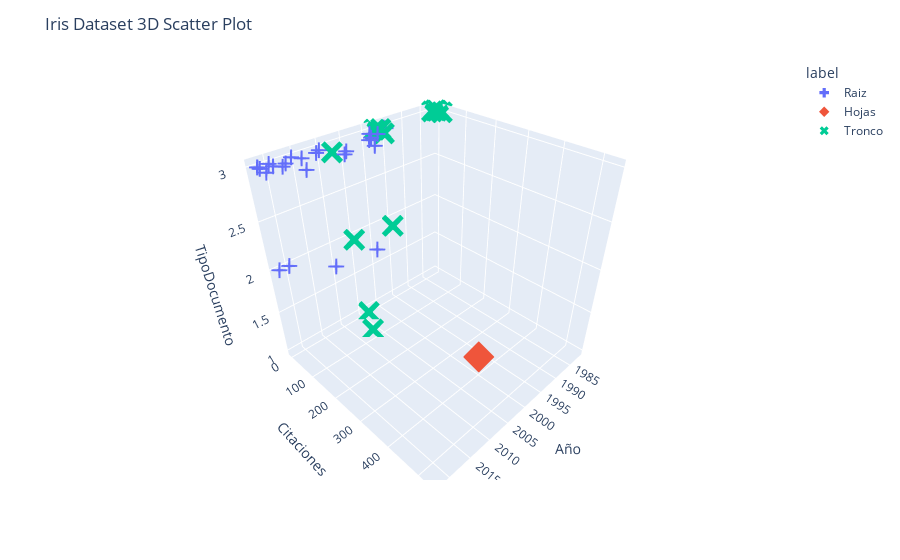

Notebook source saved alongside this figure:
### Code cell
fig = px.scatter_3d(data, x='PY', y='TC', z='DT',
                    color='label', symbol='label', size_max=10,
                    symbol_map={'Raiz': 'cross', 'Tronco': 'x', 'Hojas': 'diamond'})
fig.update_layout(title='Iris Dataset 3D Scatter Plot', scene=dict(xaxis_title='Año',
                                                                  yaxis_title='Citaciones',
                                                                  zaxis_title='TipoDocumento'))
fig.show()

### Figure 1 — Plotly figure (JSON) as saved in the notebook; plotly's stock layout.template omitted (floating-point values rounded to 4 significant figures)
{"data": [{"hovertemplate": "label=Raiz<br>PY=%{x}<br>TC=%{y}<br>DT=%{z}<extra></extra>", "legendgroup": "Raiz", "marker": {"color": "#636efa", "symbol": "cross"}, "mode": "markers", "name": "Raiz", "scene": "scene", "showlegend": true, "type": "scatter3d", "x": [2022, 2022, 2022, 2022, 2022, 2022, 2022, 2020, 2020, 2020, 2019, 2018, 2017, 2016, 2015, 2014, 2012, 2011, 2009, 2008, 2005, 2003, 2002, 2001, 2000, 1999, 1996, 1996], "y": [12, 1, 1, 2, 1, 1, 39, 20, 2, 2, 36, 26, 86, 5, 26, 85, 23, 14, 75, 63, 97, 83, 46, 37, 14, 29, 12, 4], "z": [3, 3, 3, 3, 2, 2, 3, 3, 3, 2, 3, 3, 3, 3, 3, 2, 3, 3, 3, 3, 2, 3, 3, 3, 3, 3, 3, 3]}, {"hovertemplate": "label=Hojas<br>PY=%{x}<br>TC=%{y}<br>DT=%{z}<extra></extra>", "legendgroup": "Hojas", "marker": {"color": "#EF553B", "symbol": "diamond"}, "mode": "markers", "name": "Hojas", "scene": "scene", "showlegend": true, "type": "scatter3d", "x": [2013], "y": [533], "z": [2]}, {"hovertemplate": "label=Tronco<br>PY=%{x}<br>TC=%{y}<br>DT=%{z}<extra></extra>", "legendgroup": "Tronco", "marker": {"color": "#00cc96", "symbol": "x"}, "mode": "markers", "name": "Tronco", "scene": "scene", "showlegend": true, "type": "scatter3d", "x": [2010, 2007, 2006, 2004, 1998, 1997, 1998, 1997, 1983, 1982, 1982, 1982, 1982], "y": [46, 83, 18, 14, 37, 35, 1, 8, 2, 7, 1, 26, 1], "z": [3, 1, 2, 1, 3, 2, 3, 3, 3, 3, 3, 3, 3]}], "layout": {"legend": {"title": {"text": "label"}, "tracegroupgap": 0}, "margin": {"t": 60}, "scene": {"domain": {"x": [0, 1], "y": [0, 1]}, "xaxis": {"title": {"text": "Año"}}, "yaxis": {"title": {"text": "Citaciones"}}, "zaxis": {"title": {"text": "TipoDocumento"}}}, "title": {"text": "Iris Dataset 3D Scatter Plot"}}}
